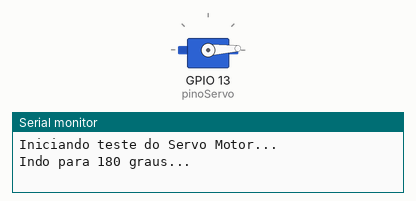
This sketch was run on a simulated ESP32. Shown: servo, the last lines printed to the serial monitor.

Above: at 0.05 s.
At 1.55 s:
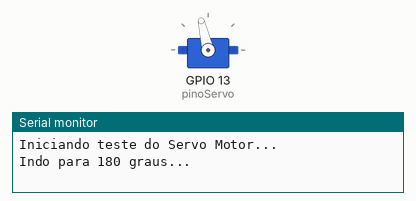
At 3.05 s:
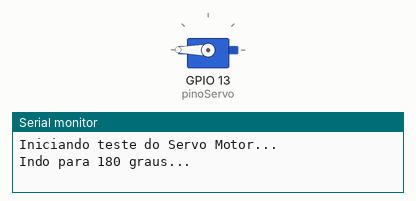
At 6.1 s:
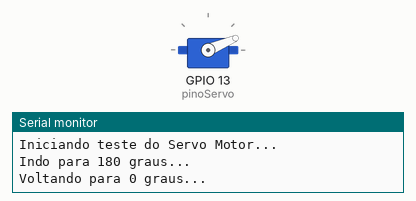
Timing chart, 0 to 9.7 s (numbered marks = the images above):
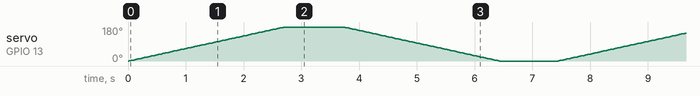

The sketch:

servo.ino
```cpp
// Autor: Vitor Augusto Tibério - Estudante de Engenharia Elétrica - USP São Carlos

// Incluindo as Bibliotecas:
#include <ESP32Servo.h>

// Cria o objeto para controlar o servo:
Servo meuServo;

// Define o pino onde o fio de sinal está ligado. Evite usar pinos que são INPUT ONLY (como 34, 35, 36, 39)!
int pinoServo = 13;

void setup() {
  Serial.begin(115200);
  meuServo.attach(pinoServo);
  Serial.println("Iniciando teste do Servo Motor...");
}

void loop() {
  // --- Mover de 0 a 180 graus ---
  Serial.println("Indo para 180 graus...");
  for (int pos = 0; pos <= 180; pos += 1) {
    meuServo.write(pos); // Manda o servo para a posição 'pos'
    delay(15);
  }
  delay(1000); // Espera 1 segundo na ponta
  // --- Mover de 180 a 0 graus ---
  Serial.println("Voltando para 0 graus...");
  for (int pos = 180; pos >= 0; pos -= 1) {
    meuServo.write(pos);
    delay(15);
  }

  delay(1000); // Espera 1 segundo na outra ponta
}
```
